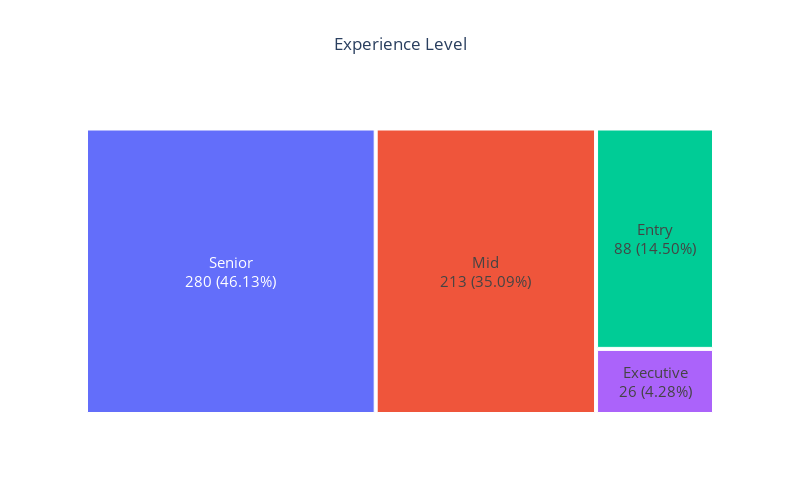

Notebook code for this chart:
### Code cell
# Creating a Tree map plot to visualize Experience level percentage in each Position of Responsibility
ex_level = df['experience_level'].value_counts()
ex_level_percentage = (ex_level / len(df) * 100).round(2)

fig = go.Figure(go.Treemap(
    labels=ex_level.index,
    parents=[""] * len(ex_level),
    values=ex_level.values,
    text=[f"{count} ({percentage:.2f}%)" for count, percentage in zip(ex_level.values, ex_level_percentage)],
    textposition="middle center"
))

fig.update_traces(textfont_size=15)
fig.update_layout(
    title="Experience Level",
    width=800,
    height=500,
    title_x=0.5,
)

fig.show()

### Figure 1 — Plotly figure (JSON) as saved in the notebook; plotly's stock layout.template omitted (floating-point values rounded to 4 significant figures)
{"data": [{"labels": ["Senior", "Mid", "Entry", "Executive"], "parents": ["", "", "", ""], "text": ["280 (46.13%)", "213 (35.09%)", "88 (14.50%)", "26 (4.28%)"], "textposition": "middle center", "values": [280, 213, 88, 26], "type": "treemap", "textfont": {"size": 15}}], "layout": {"title": {"text": "Experience Level", "x": 0.5}, "width": 800, "height": 500}}
